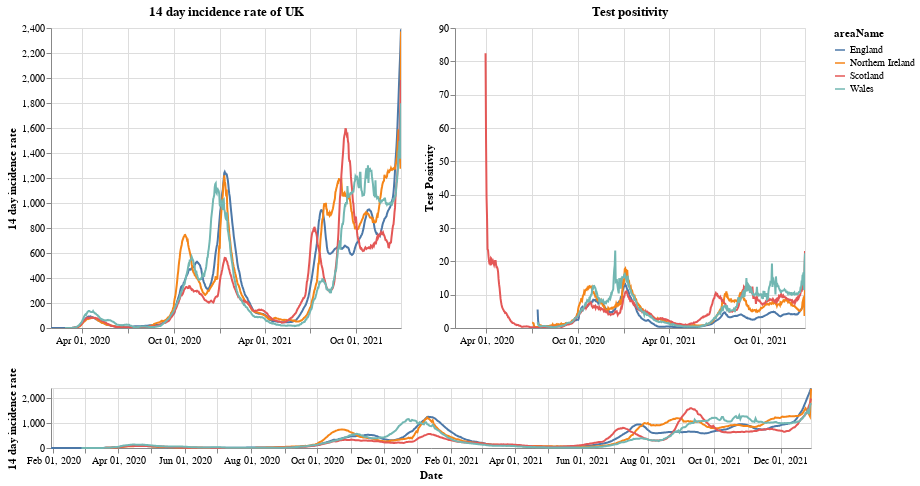

The code cell stored with this chart in its notebook:
### Markdown cell above
# Plots

First a plot with each country in the UK. The top right shows the positivity rate for (which is the percentage of registered tests which were positive) while the top left is the 14 day incidence rate. The bottom chart can be used to select the timeframe (does not work on a mobile device).

### Code cell
#collapse
brush = alt.selection(type='interval', name='DateBrush',encodings=['x'],fields=['Time'])
leg_selection = alt.selection_multi(fields=['areaName'], bind='legend')

base = alt.Chart(uk_cases).mark_line().encode(
    x=alt.X("yearmonthdate(date):T", axis=alt.Axis(title='Date')),
    y=alt.Y("twoWeeklyCasesRate:Q", axis=alt.Axis(title='14 day incidence rate')),
    tooltip=['areaName', 'date','twoWeeklyCasesRate', 'testPositivity'],
    color='areaName',
    opacity=alt.condition(leg_selection, alt.value(2), alt.value(0.1))
).add_selection(leg_selection).properties(width=350)

upper = base.encode(alt.X('yearmonthdate(date):T', axis=alt.Axis(title=''),
                         scale=alt.Scale(domain=brush))
                   ).properties(title=f'14 day incidence rate of UK')
upper_right = upper.encode(alt.Y('testPositivity:Q', axis=alt.Axis(title='Test Positivity'))).properties(title='Test positivity')
lower = base.properties(height=60, width = 760).add_selection(brush)

(upper | upper_right) & lower

### Figure 1 — Vega-Lite specification as saved in the notebook (floating-point values rounded to 4 significant figures; data arrays with more than 128 entries replaced by an {"elided": "..."} marker saying what was removed)
{"config": {"view": {"continuousWidth": 400, "continuousHeight": 300}}, "vconcat": [{"hconcat": [{"mark": "line", "encoding": {"color": {"type": "nominal", "field": "areaName"}, "opacity": {"condition": {"value": 2, "selection": "selector001"}, "value": 0.1}, "tooltip": [{"type": "nominal", "field": "areaName"}, {"type": "temporal", "field": "date"}, {"type": "quantitative", "field": "twoWeeklyCasesRate"}, {"type": "quantitative", "field": "testPositivity"}], "x": {"type": "temporal", "axis": {"title": ""}, "field": "date", "scale": {"domain": {"selection": "DateBrush"}}, "timeUnit": "yearmonthdate"}, "y": {"type": "quantitative", "axis": {"title": "14 day incidence rate"}, "field": "twoWeeklyCasesRate"}}, "selection": {"selector001": {"type": "multi", "fields": ["areaName"], "bind": "legend"}}, "title": "14 day incidence rate of UK", "width": 350}, {"mark": "line", "encoding": {"color": {"type": "nominal", "field": "areaName"}, "opacity": {"condition": {"value": 2, "selection": "selector001"}, "value": 0.1}, "tooltip": [{"type": "nominal", "field": "areaName"}, {"type": "temporal", "field": "date"}, {"type": "quantitative", "field": "twoWeeklyCasesRate"}, {"type": "quantitative", "field": "testPositivity"}], "x": {"type": "temporal", "axis": {"title": ""}, "field": "date", "scale": {"domain": {"selection": "DateBrush"}}, "timeUnit": "yearmonthdate"}, "y": {"type": "quantitative", "axis": {"title": "Test Positivity"}, "field": "testPositivity"}}, "selection": {"selector001": {"type": "multi", "fields": ["areaName"], "bind": "legend"}}, "title": "Test positivity", "width": 350}]}, {"mark": "line", "encoding": {"color": {"type": "nominal", "field": "areaName"}, "opacity": {"condition": {"value": 2, "selection": "selector001"}, "value": 0.1}, "tooltip": [{"type": "nominal", "field": "areaName"}, {"type": "temporal", "field": "date"}, {"type": "quantitative", "field": "twoWeeklyCasesRate"}, {"type": "quantitative", "field": "testPositivity"}], "x": {"type": "temporal", "axis": {"title": "Date"}, "field": "date", "timeUnit": "yearmonthdate"}, "y": {"type": "quantitative", "axis": {"title": "14 day incidence rate"}, "field": "twoWeeklyCasesRate"}}, "height": 60, "selection": {"selector001": {"type": "multi", "fields": ["areaName"], "bind": "legend"}, "DateBrush": {"type": "interval", "encodings": ["x"], "fields": ["Time"]}}, "width": 760}], "data": {"name": "data-ff3fe6310e5d98f8952ae4b956e4c4ee"}, "$schema": "https://vega.github.io/schema/vega-lite/v4.8.1.json", "datasets": {"data-ff3fe6310e5d98f8952ae4b956e4c4ee": {"elided": "2708 records"}}}
